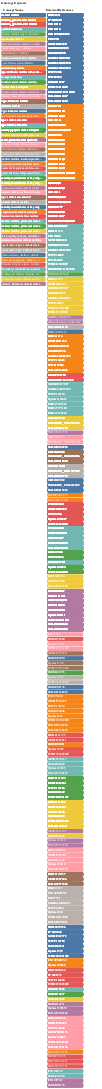

This figure's notebook cell:
### Code cell
import polars as pl
import altair as alt

search_input = alt.param(
    value="",
    bind=alt.binding(
        input="search",
        placeholder="Diseases/symptoms",
        name="Search",
    ),
)

selection = alt.selection_multi(fields=["name"])

base = (
    alt.Chart(df.to_pandas())
    .encode(
        tooltip=["name:N", "label:N", "xrefs:N", "synonyms:N"],
        color=alt.Color("name:N").legend(None),
    )
    .transform_flatten(["synonyms"])
    .transform_flatten(["label"])
    .add_params(search_input)
)


name_chart = base.mark_rect(height=18, cornerRadius=5, limit=100).encode(
    x=alt.value(185),
    y=alt.Y("label:N", sort=alt.EncodingSortField("name"))
    .axis(labels=False, ticks=False, grid=False, domainWidth=0)
    .title(None),
    # opacity=alt.condition(
    #     alt.expr.test(alt.expr.regexp(search_input, 'i'), alt.datum.synonyms),
    #     alt.Opacity("name:Q").legend(None),
    #     alt.value(0.05)
    # ),
)

name_text = (
    name_chart.mark_text(align="left", dx=0, dy=0, limit=170)
    .encode(
        x=alt.value(1),
        text=alt.Text("label:N").title(None),
        color=alt.value("white"),
    )
    .add_params(search_input, selection)
)


xref_chart = (
    base.mark_rect(height=18, cornerRadius=5)
    .encode(
        x=alt.value(150),
        y=alt.Y("xrefs:N", sort=alt.EncodingSortField("name"))
        .axis(labels=False, ticks=False, grid=False, domainWidth=0)
        .title(None),
    )
    .transform_flatten(["xrefs"])
    .transform_calculate(
        ontology=alt.expr.split(alt.datum.xrefs, ":")[0],
        concept_id=alt.expr.split(alt.datum.xrefs, ":")[1],
    )
)

xref_text = (
    xref_chart.mark_text(align="left", dx=0, dy=0)
    .encode(
        x=alt.value(1),
        text=alt.Text("xrefs").title(None),
        color=alt.value("white"),
    )
    .add_params(search_input, selection)
)


(
    (name_chart + name_text).properties(title="Concept Name", width=100)
    | (xref_chart + xref_text).properties(title="External References", width=100)
).configure_concat(spacing=0).transform_filter(selection).configure_view(
    strokeOpacity=0, strokeWidth=0
).properties(
    title=alt.Title("Ontology Explorer", subtitle=[""])
)
